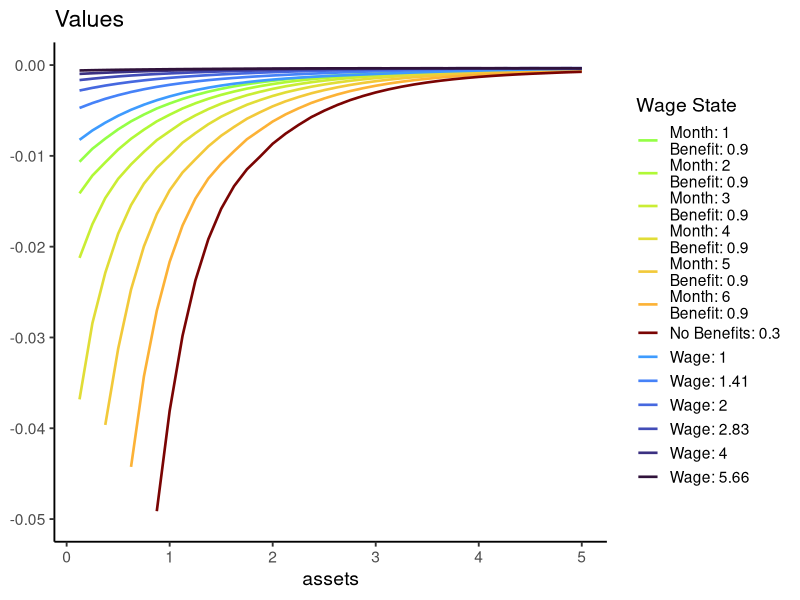
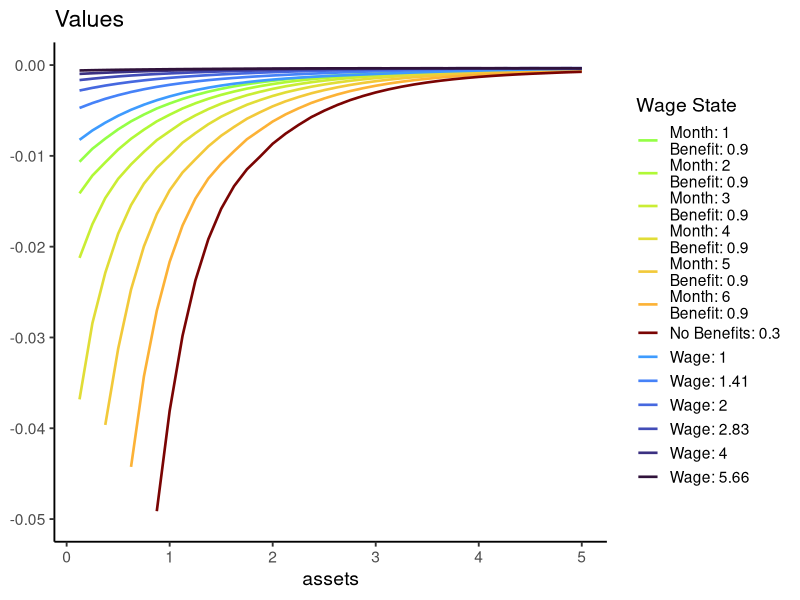

R code for these plots, in order:
library(data.table)
library(ggplot2)
library(viridis)
library(cowplot)


cartesian_prod = function(X,Y) {
  stopifnot(is.data.table(X),is.data.table(Y))
  k = NULL
  X = X[, c(k = 1, .SD)]
  setkey(X, k)
  Y = Y[, c(k = 1, .SD)]
  setkey(Y, NULL)
  X[Y, allow.cartesian = TRUE][, k := NULL][]
}


value_sols = fread("values.csv")



N_wage_states = 6
N_UI_states = 6
N_asset_states = nrow(value_sols) / (N_wage_states + N_UI_states + 1)
# N_consumption_choices = 90

# Bounds on assets
amin = 0
amax = 5

r = 0.002  # monthly interest rate

gamma_exponential = -10
gamma_CRRA = 0.9
utility_function = "exponential"
beta = 0.95  # monthly discount rate

ui_benefits_level = 0.9
no_benefits = 0.3
wage_grid_space = sqrt(2)

wages = round(wage_grid_space ^ (1:6 - 1), 2)

income_value = c(wages, rep(ui_benefits_level, N_UI_states), no_benefits)
income_str =
  c(
    rep("Wage: ", N_wage_states),
    paste0(rep("Month: ", N_UI_states), seq_len(N_UI_states), rep("\nBenefit: ", N_UI_states)),
    "No Benefits: "
  )

wages = data.table(earnings = income_value, wage_state = paste0(income_str, income_value))
#
# wages = data.table(index = 1:(N_wage_states + N_UI_states + 1)
#                  )[1:N_wage_states,
#                    `:=`(earnings = wage_grid_space ^ (index - 1),
#                         wage_state = paste0("Wage: ", round(wage_grid_space ^ (index - 1), 2)))
#                  ][(N_wage_states + 1):(N_wage_states + N_UI_states),
#                    `:=`(earnings = ui_benefits_level,
#                         wage_state = paste0("Benefit: ", ui_benefits_level, "\nMonth: ", seq_len(N_UI_states)))
#                  ][N_wage_states + N_UI_states + 1,
#                    `:=`(earnings = no_benefits,
#                         wage_state = paste0("No Benefits (", no_benefits, ")"))]


assets = data.table(assets = amin + amax * (1:N_asset_states) / N_asset_states)


value_data = cartesian_prod(assets, wages)[, values := value_sols$V1]




myColors = viridis(n = (N_wage_states + N_UI_states + 1) * 2, option = "turbo")[c(N_wage_states:1, (N_wage_states * 2 + 1):(N_wage_states * 2 + N_UI_states), (N_wage_states + N_UI_states + 1) * 2)]
names(myColors) = wages$wage_state
colScale = scale_colour_manual(name = "Wage State", values = myColors)

value_data[, `Wage State` := wage_state]

ggplot(value_data) +
  geom_line(aes(y = values, x = assets, group = `Wage State`, color = `Wage State`), size = 0.9) +
  theme_bw(base_size = 14) +
  # Remove panel border
  theme(panel.border = element_blank(),
  # Remove panel grid lines
  panel.grid.major = element_blank(),
  panel.grid.minor = element_blank(),
  # Remove panel background
  panel.background = element_blank(),
  # Add axis line
  axis.line = element_line(colour = "black")) +
  # theme_cowplot() +
  ylim(-0.05, 0) +
  ggtitle("Values") +
  theme(plot.title = element_text(hjust = 0),
        axis.title.y = element_blank()) +
  colScale

ggsave("ValueFunctions.png")

